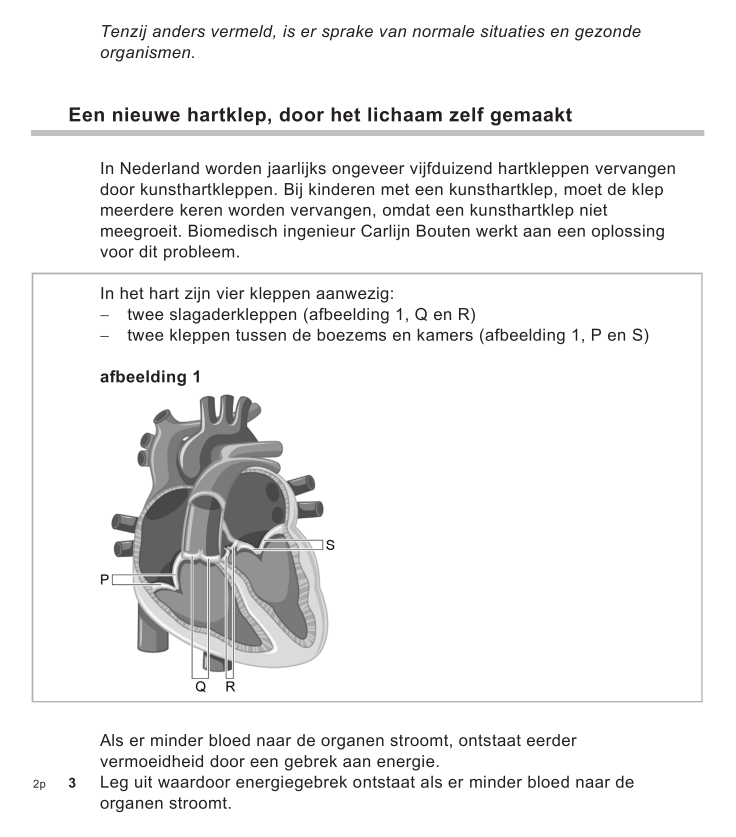
#> input picture exam-data/claude-2024-2026/snippets/havo-2024-t1/havo-2024-t1-q03.png, 2207 x 2510 px (shown at 1/3 size)
$ python -i question_fragments.py   (imports and definitions only)
#> lines starting #> are read from the running program, lines starting #| are printed output that depends on the picture; after the words box and inside, x2 and y2 are one past the last pixel; in counts of white or black regions, pixels touching at a corner belong together
"""Genereren van visuele vraagfragmenten uit goedgekeurde vraagstarts.

De fragmenten worden altijd opnieuw uit het oorspronkelijke PDF-bestand
rendered. Een eerder gegenereerde PNG is dus nooit de bron voor een volgende
bewerking. Iedere vraag kan uit meerdere deelafbeeldingen bestaan wanneer de
vraag over een paginaovergang loopt. De grenzen zijn voorstellen en moeten
visueel worden gecontroleerd voordat de workflow verder mag.
"""
from __future__ import annotations

from pathlib import Path
import re
from typing import Any

import fitz
from PIL import Image, ImageDraw


def _trim_whitespace(image_path: Path, *, padding: int = 18) -> None:
    """Snijd uitsluitend buitenste witte randen weg, met behoud van marge.

    De renderclip bepaalt de inhoudelijke bovengrens en ondergrens. Deze
    tweede stap verwijdert alleen overbodige witte ruimte binnen die clip.
    Een lichte drempel voorkomt dat anti-aliasing of een vrijwel witte
    achtergrond als harde inhoudsgrens wordt behandeld.
    """
#> called with padding = 18
    with Image.open(image_path) as source:
#> source is the input picture: PIL image 2207x2510 RGB; mean R, G, B 238.8, 238.7, 238.7
        image = source.convert("RGB")
        # Een pixel telt als inhoud zodra één kanaal duidelijk afwijkt van wit.
        # Het witte referentievlak en de drempel zijn bewust ruim: grijze
        # tekst, dunne lijnen en lichte illustraties moeten behouden blijven.
        # Een zuiver witte paginaachtergrond krijgt waarde 0; pixels die
        # donkerder zijn dan 252 worden als inhoud gemarkeerd. Hierdoor wordt
        # wit niet per ongeluk als een verschil met een bijna-witte referentie
        # gezien, terwijl lichte grijstinten nog wel behouden blijven.
        mask = Image.eval(image.convert("L"), lambda value: 255 if value < 252 else 0)
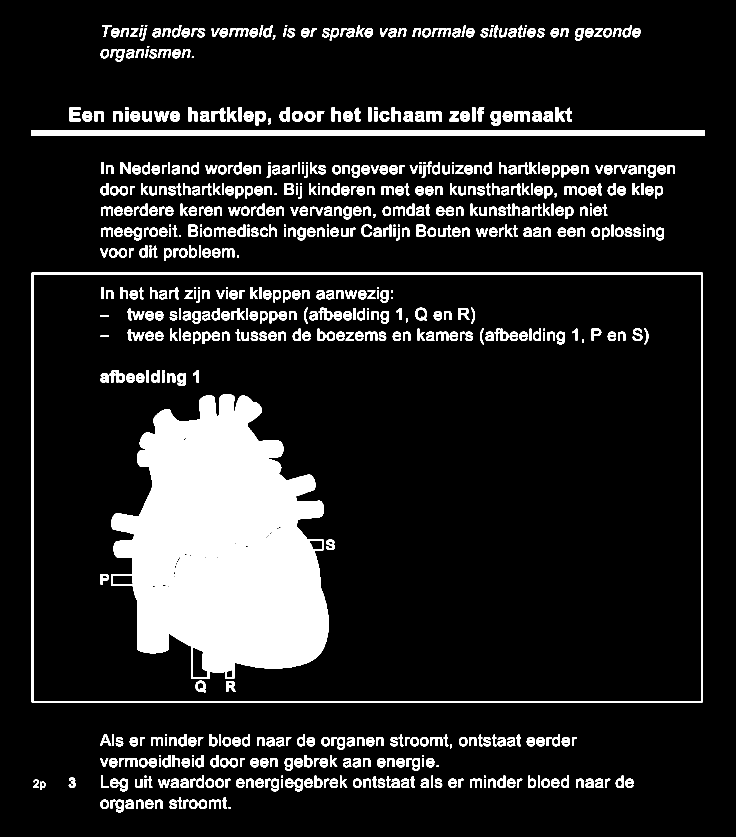
#> mask: PIL image 2207x2510 L (shown at 1/3 size); 12.4% white; 710 white regions, largest, box (x1, y1, x2, y2) and area: (333, 1183, 986, 2037) 379182, (93, 390, 2113, 408) 36360, (95, 818, 2108, 2107) 29637
        bbox = mask.getbbox()
#> bbox = (93, 75, 2113, 2437)
        if not bbox:
            return
        left, top, right, bottom = bbox
#> left = 93; top = 75; right = 2113; bottom = 2437
        left = max(0, left - padding)
#> left = 75
        top = max(0, top - padding)
#> top = 57
        right = min(image.width, right + padding)
#> right = 2131
        bottom = min(image.height, bottom + padding)
#> bottom = 2455
        image.crop((left, top, right, bottom)).save(image_path, format="PNG", optimize=True)
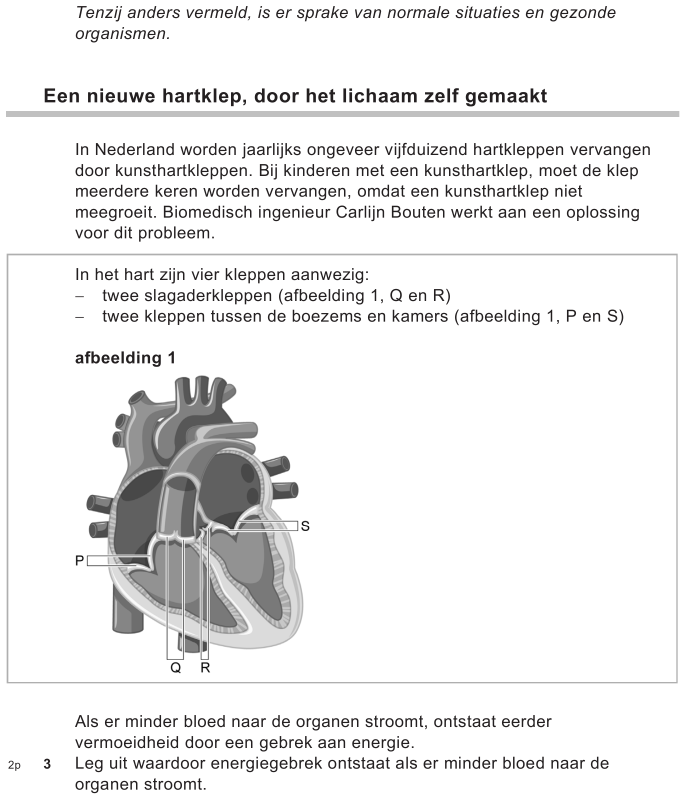
#> saved as havo-2024-t1-q03.png: PIL image 2056x2398 RGB (shown at 1/3 size); mean R, G, B 236.8, 236.6, 236.7


# [653 lines left out: functions _repeated_marginal_boxes, _mask_marginal_boxes, _stitch_vertical, build_stitched_exam, propose_stitched_question_selections, _first_visual_break and 1 more, not called in this run]

>>> result = _trim_whitespace('../../../exam-data/claude-2024-2026/snippets/havo-2024-t1/havo-2024-t1-q03.png')

$ run again, on exam-data/claude-2024-2026/snippets/havo-2024-t1/havo-2024-t1-q04.png
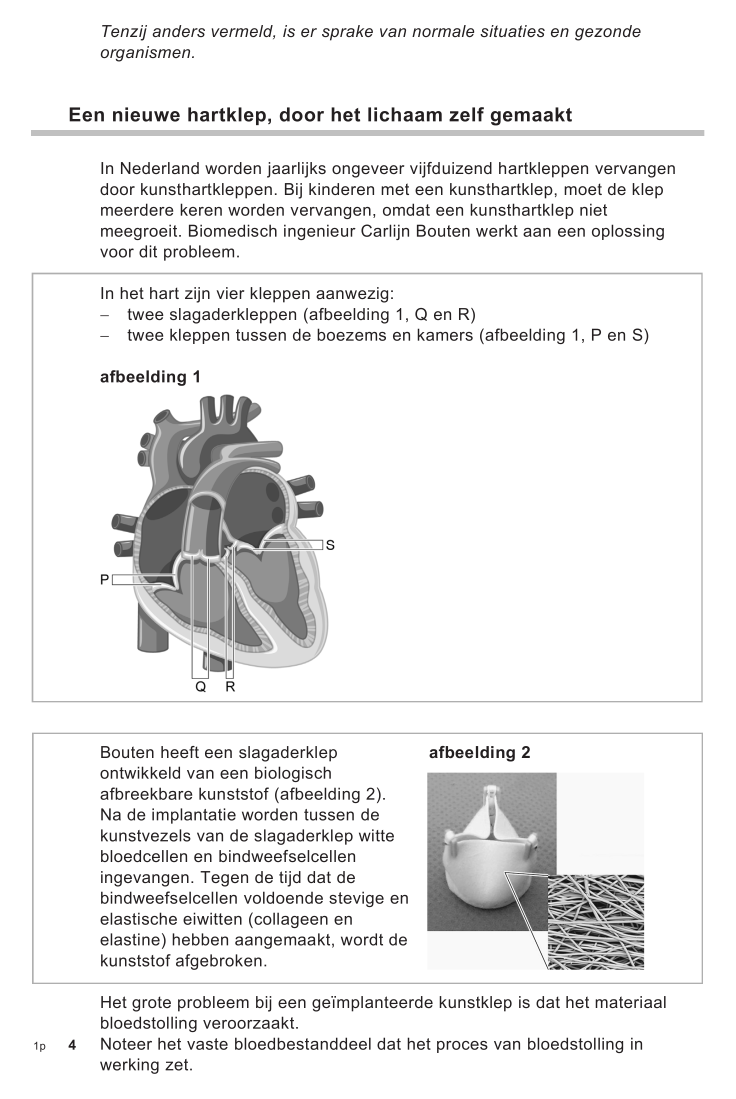
#> input picture exam-data/claude-2024-2026/snippets/havo-2024-t1/havo-2024-t1-q04.png, 2207 x 3295 px (shown at 1/3 size)
#> in _trim_whitespace, source is the input picture: PIL image 2207x3295 RGB; mean R, G, B 235.6, 235.5, 235.5
#> in _trim_whitespace, `mask = Image.eval(image.convert("L"), lambda value: 255 if value < 252..`:
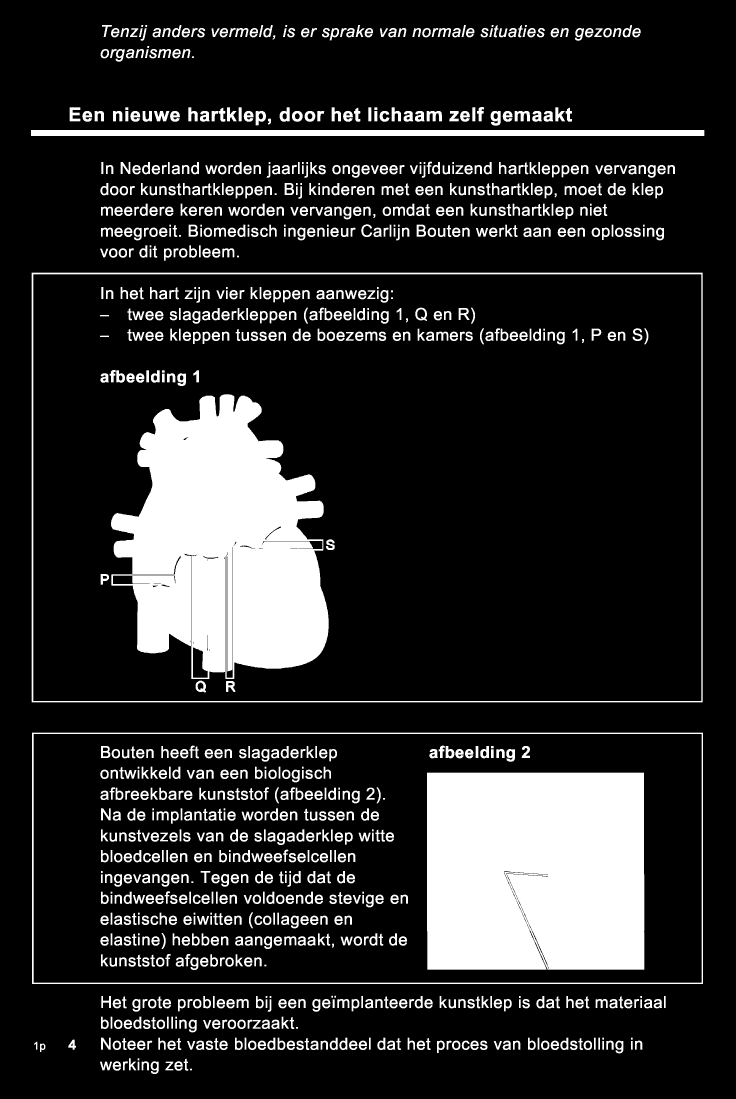
#> mask: PIL image 2207x3295 L (shown at 1/3 size); 16.7% white; 1066 white regions, largest, box (x1, y1, x2, y2) and area: (1281, 2318, 1933, 2909) 383720, (333, 1183, 986, 2037) 379182, (93, 390, 2113, 408) 36360
#> bbox = (93, 75, 2113, 3222)
#> in _trim_whitespace, `left, top, right, bottom = bbox`: left = 93; top = 75; right = 2113; bottom = 3222
#> in _trim_whitespace, `left = max(0, left - padding)`: left = 75
#> in _trim_whitespace, `top = max(0, top - padding)`: top = 57
#> in _trim_whitespace, `right = min(image.width, right + padding)`: right = 2131
#> in _trim_whitespace, `bottom = min(image.height, bottom + padding)`: bottom = 3240
#> in _trim_whitespace, `image.crop((left, top, right, bottom)).save(image_path, format="PNG", ..`:
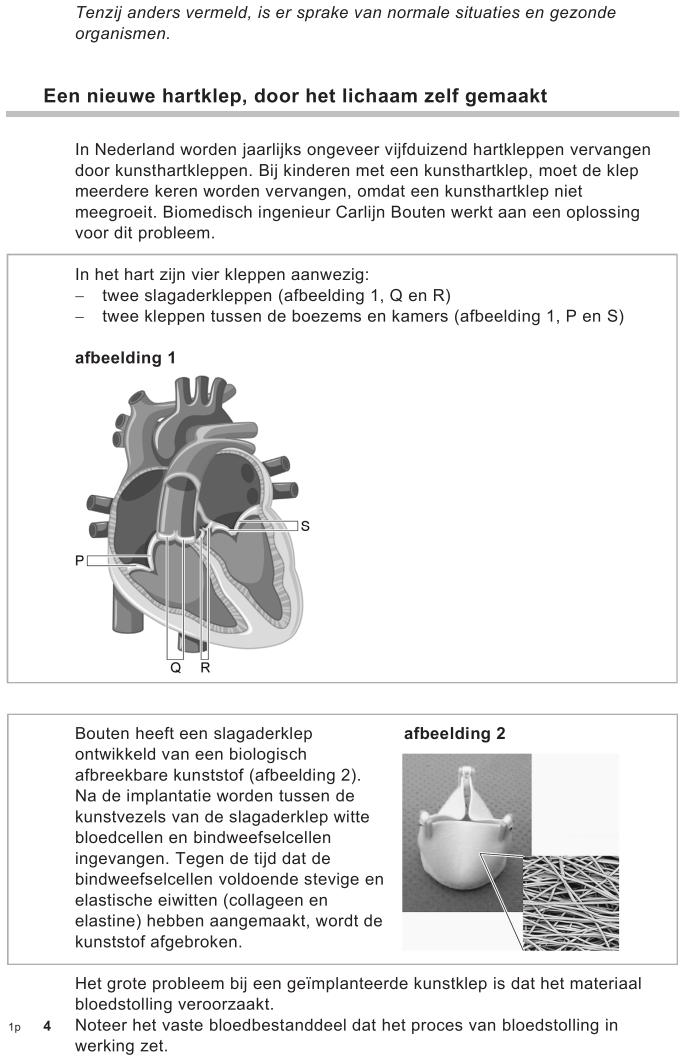
#> saved as havo-2024-t1-q04.png: PIL image 2056x3183 RGB (shown at 1/3 size); mean R, G, B 233.5, 233.3, 233.4

$ run again, on exam-data/claude-2024-2026/snippets/havo-2024-t1/havo-2024-t1-q05.png
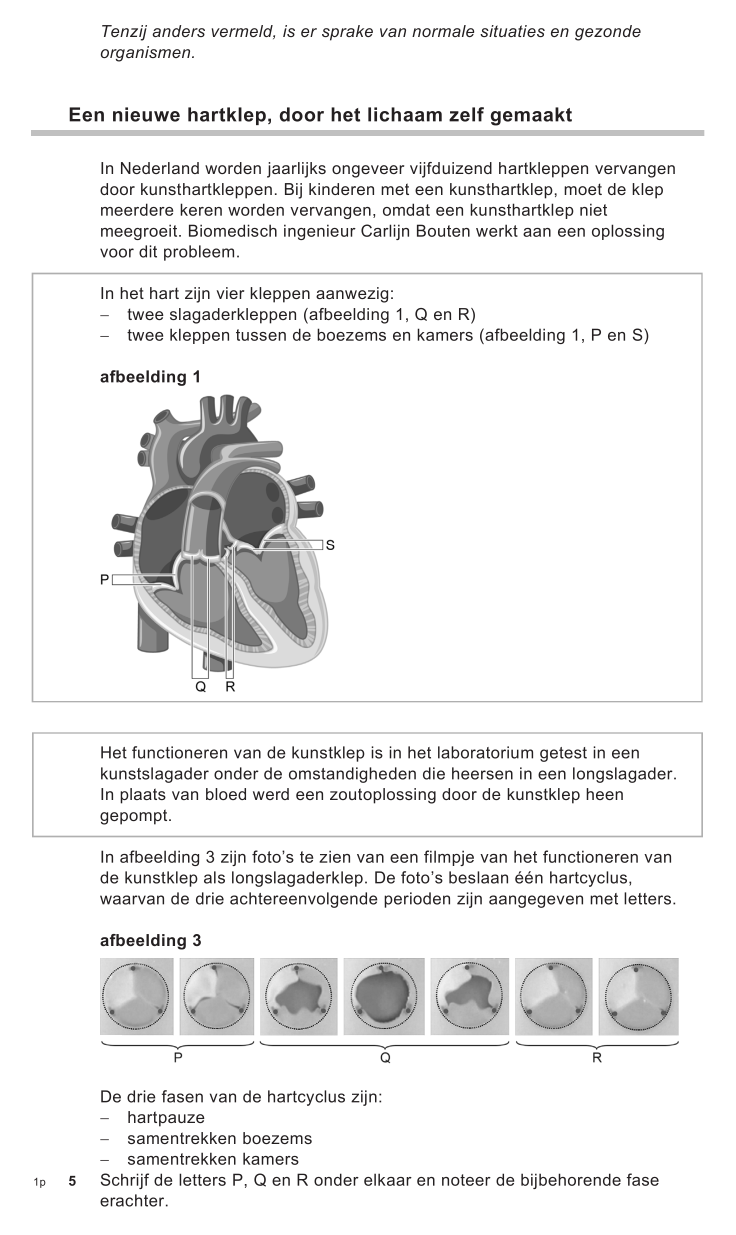
#> input picture exam-data/claude-2024-2026/snippets/havo-2024-t1/havo-2024-t1-q05.png, 2207 x 3703 px (shown at 1/3 size)
#> in _trim_whitespace, source is the input picture: PIL image 2207x3703 RGB; mean R, G, B 237.6, 237.4, 237.5
#> in _trim_whitespace, `mask = Image.eval(image.convert("L"), lambda value: 255 if value < 252..`:
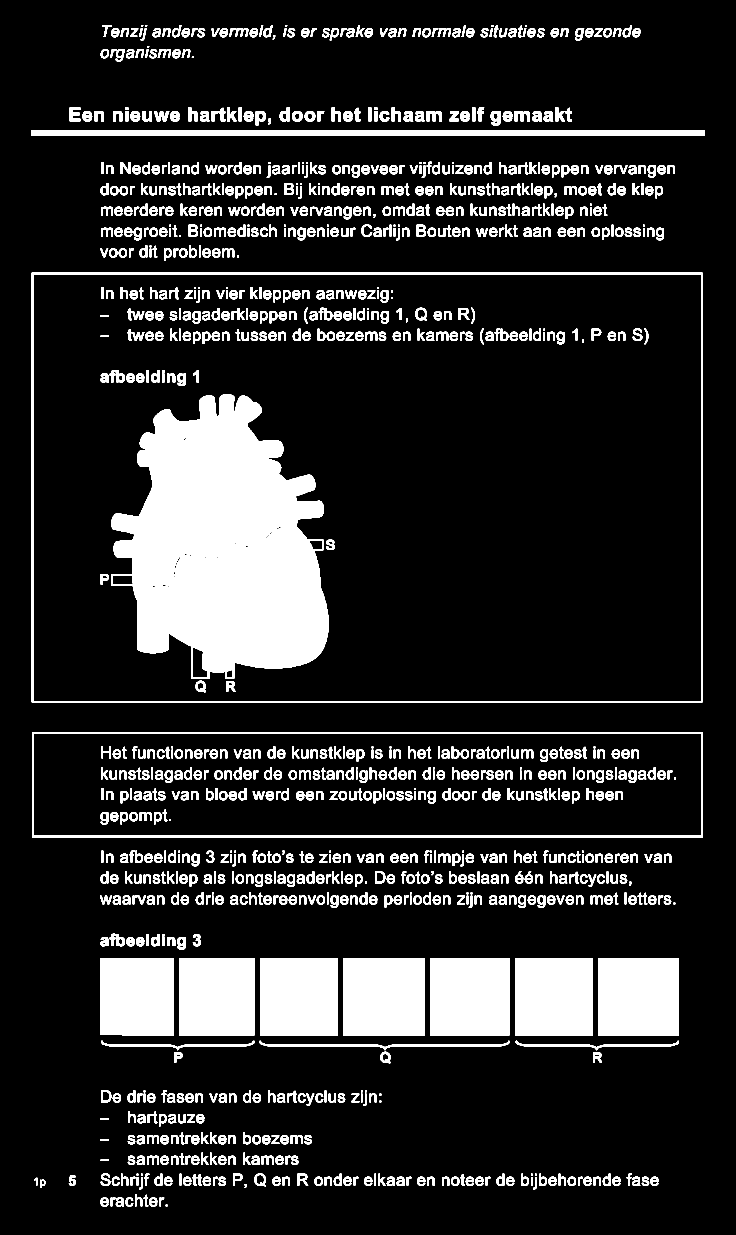
#> mask: PIL image 2207x3703 L (shown at 1/3 size); 15% white; 1114 white regions, largest, box (x1, y1, x2, y2) and area: (333, 1183, 986, 2037) 379182, (1030, 2874, 1275, 3107) 57005, (1795, 2874, 2037, 3108) 56625
#> bbox = (93, 75, 2113, 3620)
#> in _trim_whitespace, `left, top, right, bottom = bbox`: left = 93; top = 75; right = 2113; bottom = 3620
#> in _trim_whitespace, `left = max(0, left - padding)`: left = 75
#> in _trim_whitespace, `top = max(0, top - padding)`: top = 57
#> in _trim_whitespace, `right = min(image.width, right + padding)`: right = 2131
#> in _trim_whitespace, `bottom = min(image.height, bottom + padding)`: bottom = 3638
#> in _trim_whitespace, `image.crop((left, top, right, bottom)).save(image_path, format="PNG", ..`:
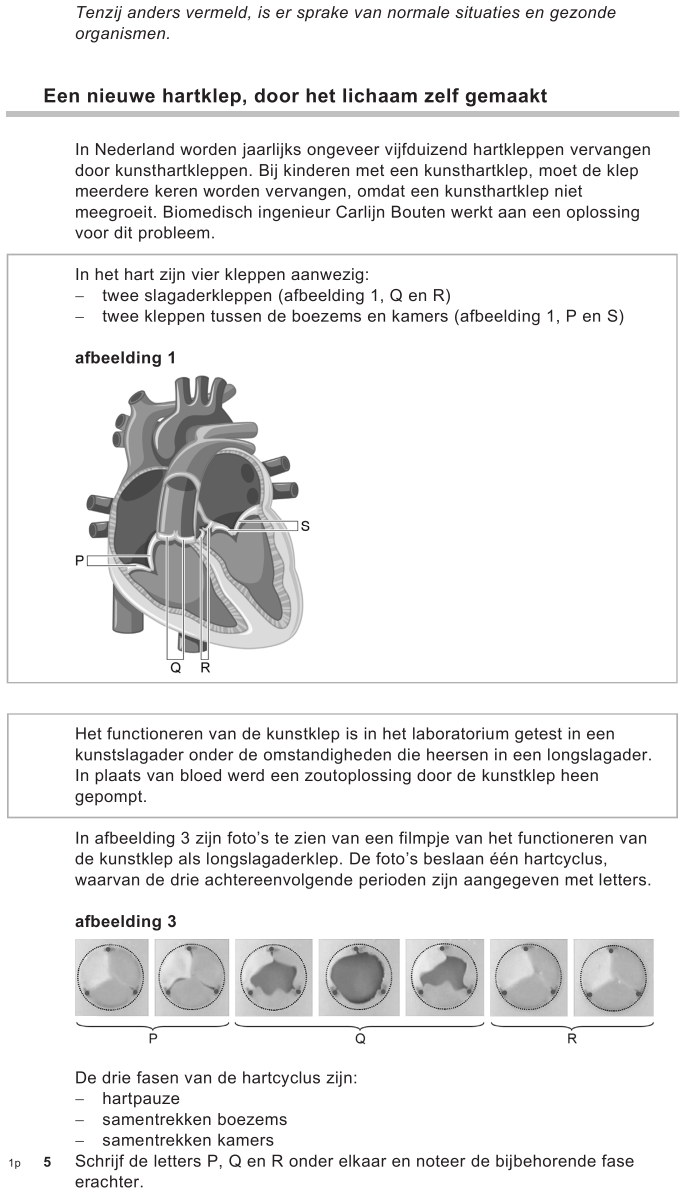
#> saved as havo-2024-t1-q05.png: PIL image 2056x3581 RGB (shown at 1/3 size); mean R, G, B 235.6, 235.5, 235.5
